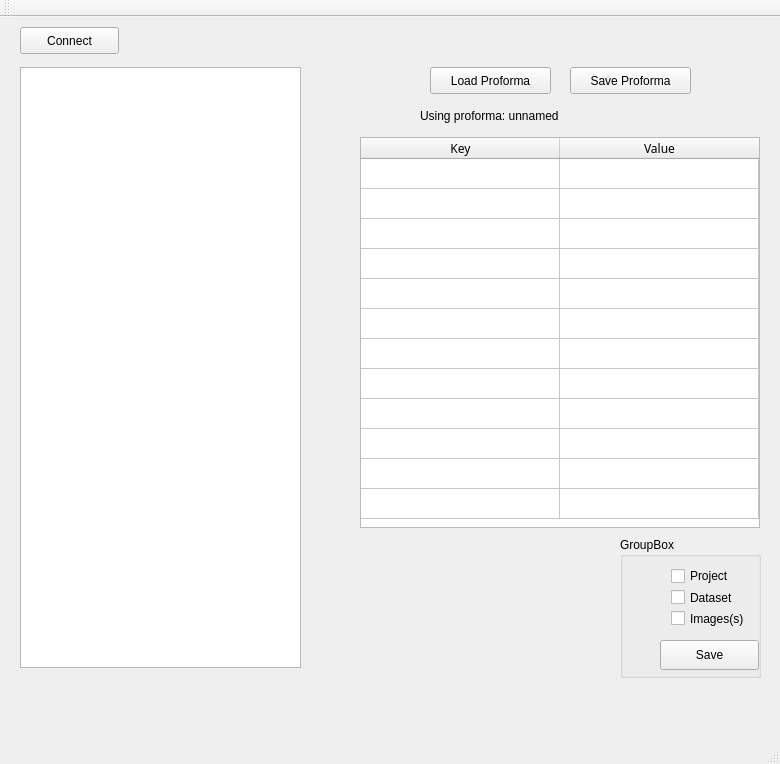
<?xml version="1.0" encoding="UTF-8"?>
<ui version="4.0">
 <class>MainWindow</class>
 <widget class="QMainWindow" name="MainWindow">
  <property name="geometry">
   <rect>
    <x>0</x>
    <y>0</y>
    <width>780</width>
    <height>764</height>
   </rect>
  </property>
  <property name="windowTitle">
   <string>MainWindow</string>
  </property>
  <widget class="QWidget" name="centralWidget">
   <widget class="QTreeView" name="pdiTree">
    <property name="geometry">
     <rect>
      <x>20</x>
      <y>50</y>
      <width>281</width>
      <height>601</height>
     </rect>
    </property>
   </widget>
   <widget class="QPushButton" name="connectBtn">
    <property name="geometry">
     <rect>
      <x>20</x>
      <y>10</y>
      <width>99</width>
      <height>27</height>
     </rect>
    </property>
    <property name="text">
     <string>Connect</string>
    </property>
   </widget>
   <widget class="QLabel" name="connectedLbl">
    <property name="geometry">
     <rect>
      <x>130</x>
      <y>13</y>
      <width>161</width>
      <height>20</height>
     </rect>
    </property>
    <property name="text">
     <string/>
    </property>
   </widget>
   <widget class="QTableWidget" name="keyvalTbl">
    <property name="geometry">
     <rect>
      <x>360</x>
      <y>120</y>
      <width>400</width>
      <height>391</height>
     </rect>
    </property>
    <property name="minimumSize">
     <size>
      <width>400</width>
      <height>0</height>
     </size>
    </property>
    <property name="rowCount">
     <number>12</number>
    </property>
    <attribute name="horizontalHeaderVisible">
     <bool>true</bool>
    </attribute>
    <attribute name="horizontalHeaderDefaultSectionSize">
     <number>199</number>
    </attribute>
    <attribute name="verticalHeaderVisible">
     <bool>false</bool>
    </attribute>
    <row>
     <property name="text">
      <string>New Row</string>
     </property>
    </row>
    <row>
     <property name="text">
      <string>New Row</string>
     </property>
    </row>
    <row/>
    <row/>
    <row/>
    <row/>
    <row/>
    <row/>
    <row/>
    <row/>
    <row/>
    <row/>
    <column>
     <property name="text">
      <string>Key</string>
     </property>
     <property name="toolTip">
      <string/>
     </property>
     <property name="font">
      <font>
       <family>Sans Serif</family>
      </font>
     </property>
    </column>
    <column>
     <property name="text">
      <string>Value</string>
     </property>
     <property name="font">
      <font>
       <family>Sans Serif</family>
      </font>
     </property>
    </column>
   </widget>
   <widget class="QPushButton" name="loadProformaBtn">
    <property name="geometry">
     <rect>
      <x>430</x>
      <y>50</y>
      <width>121</width>
      <height>27</height>
     </rect>
    </property>
    <property name="text">
     <string>Load Proforma</string>
    </property>
   </widget>
   <widget class="QPushButton" name="saveProformaBtn">
    <property name="geometry">
     <rect>
      <x>570</x>
      <y>50</y>
      <width>121</width>
      <height>27</height>
     </rect>
    </property>
    <property name="text">
     <string>Save Proforma</string>
    </property>
   </widget>
   <widget class="QLabel" name="proformaLbl">
    <property name="geometry">
     <rect>
      <x>420</x>
      <y>90</y>
      <width>291</width>
      <height>17</height>
     </rect>
    </property>
    <property name="text">
     <string>Using proforma: unnamed</string>
    </property>
   </widget>
   <widget class="QGroupBox" name="saveKeyvalBox">
    <property name="geometry">
     <rect>
      <x>620</x>
      <y>520</y>
      <width>141</width>
      <height>141</height>
     </rect>
    </property>
    <property name="title">
     <string>GroupBox</string>
    </property>
    <widget class="QPushButton" name="saveBtn">
     <property name="geometry">
      <rect>
       <x>40</x>
       <y>103</y>
       <width>99</width>
       <height>30</height>
      </rect>
     </property>
     <property name="text">
      <string>Save</string>
     </property>
    </widget>
    <widget class="QWidget" name="">
     <property name="geometry">
      <rect>
       <x>40</x>
       <y>20</y>
       <width>99</width>
       <height>80</height>
      </rect>
     </property>
     <layout class="QVBoxLayout" name="verticalLayout">
      <item>
       <widget class="QCheckBox" name="projCheck">
        <property name="text">
         <string>Project</string>
        </property>
       </widget>
      </item>
      <item>
       <widget class="QCheckBox" name="dsCheck">
        <property name="text">
         <string>Dataset</string>
        </property>
       </widget>
      </item>
      <item>
       <widget class="QCheckBox" name="imgCheck">
        <property name="text">
         <string>Images(s)</string>
        </property>
       </widget>
      </item>
     </layout>
    </widget>
   </widget>
  </widget>
  <widget class="QMenuBar" name="menuBar">
   <property name="geometry">
    <rect>
     <x>0</x>
     <y>0</y>
     <width>780</width>
     <height>25</height>
    </rect>
   </property>
  </widget>
  <widget class="QToolBar" name="mainToolBar">
   <attribute name="toolBarArea">
    <enum>TopToolBarArea</enum>
   </attribute>
   <attribute name="toolBarBreak">
    <bool>false</bool>
   </attribute>
  </widget>
  <widget class="QStatusBar" name="statusBar"/>
 </widget>
 <layoutdefault spacing="6" margin="11"/>
 <resources/>
 <connections/>
</ui>
